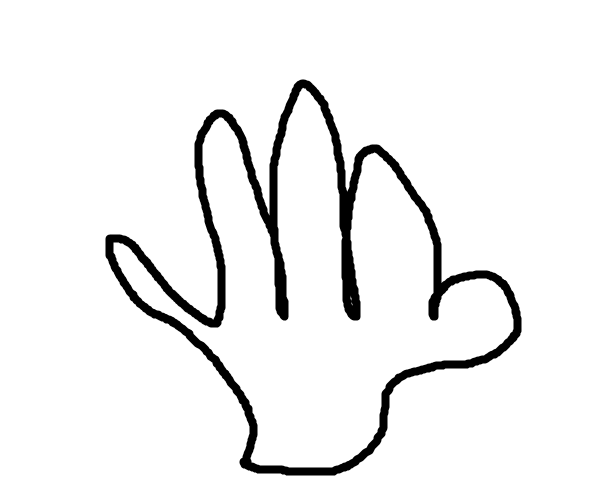
#> input picture img/hand2.png, 612 x 499 px
$ python ContourProperty2.py
#> lines starting #> are read from the running program, lines starting #| are printed output that depends on the picture; after the words box and inside, x2 and y2 are one past the last pixel; in counts of white or black regions, pixels touching at a corner belong together
import cv2 as cv
import numpy as np
from matplotlib import pyplot as plt

img = cv.imread('../img/hand2.png', 0)
#> img is the input picture: shape (499, 612); min 0, max 255, mean 240.6
img_gray = cv.cvtColor(img, cv.COLOR_GRAY2BGR)
_, threshold = cv.threshold(img, 0, 255, cv.THRESH_BINARY+cv.THRESH_OTSU)
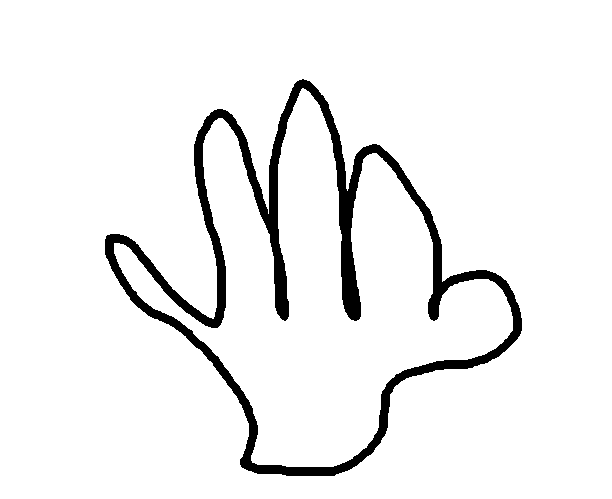
#> threshold: shape (499, 612); 94.2% white; 1 black region
contours, _ = cv.findContours(threshold, cv.RETR_TREE, cv.CHAIN_APPROX_SIMPLE)
#> contours = 3 contours; box (x1, y1, x2, y2) and area: (0, 0, 612, 499) 304278, (104, 78, 523, 477) 80514, (114, 88, 513, 467) 60952
cnt = contours[1]
#> cnt = contour of 698 points, box (x1, y1, x2, y2) (104, 78, 523, 477), area 80514

mask = np.zeros(img.shape, np.uint8)
cv.drawContours(mask, [cnt], 0, 255, -1)
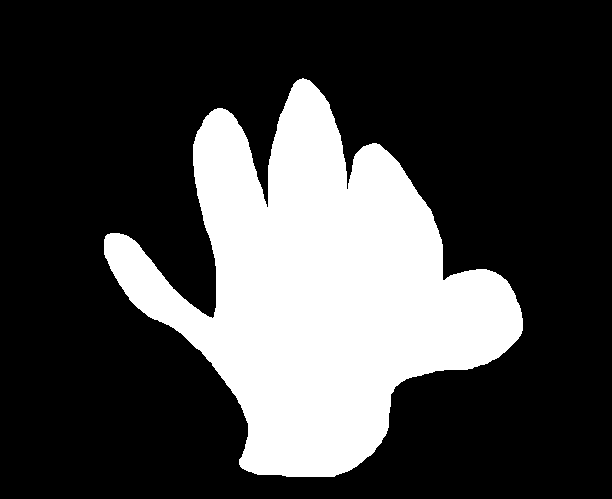
#> mask: shape (499, 612); 26.6% white; 1 white region, box (x1, y1, x2, y2) and area: (104, 78, 523, 477) 81309
pixelpoints = np.transpose(np.nonzero(mask)) # the result is (row, column)
#> pixelpoints = 81309 pairs, first value 78 to 476, second value 104 to 522
# pixelpoints = cv.findNonZero(mask) # the result is (x, y)
print("Pixel points shape: {}".format(pixelpoints.shape))
#| Pixel points shape: (81309, 2)

min_val, max_val, min_loc, max_loc = cv.minMaxLoc(img, mask=mask)
#> min_val = 0; max_val = 255; min_loc = (300, 80); max_loc = (302, 78)
# the minimum value, maximum value and their locations, after doing bitwise and with the mask
print('Maximum value of the object: {}, Minumum value of the object: {}'.format(max_val, min_val))
#| Maximum value of the object: 255.0, Minumum value of the object: 0.0

mean_val = cv.mean(img, mask=mask)
#> mean_val = (201, 0, 0, 0)

print("Mean value of the object: {:.4f}".format(mean_val[0]))
#| Mean value of the object: 201.0032

cv.drawContours(img_gray, [cnt], 0, (0, 255, 0), 2)
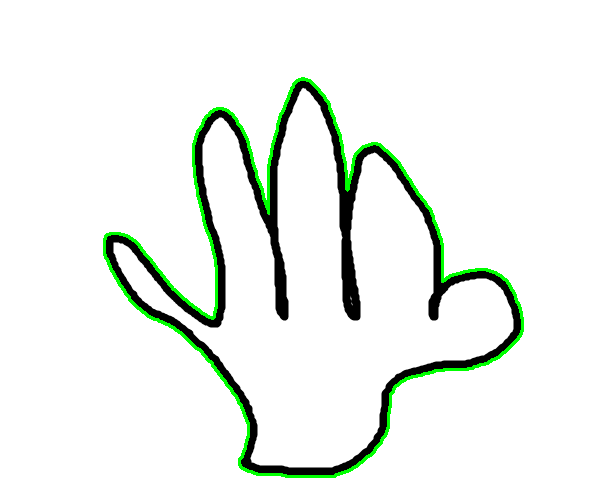
#> img_gray: shape (499, 612, 3); 1.95% of pixels changed, all inside (x1, y1, x2, y2) = (103, 77, 524, 478)
cv.imshow('img', img_gray)
cv.waitKey(0)
cv.destroyAllWindows()
